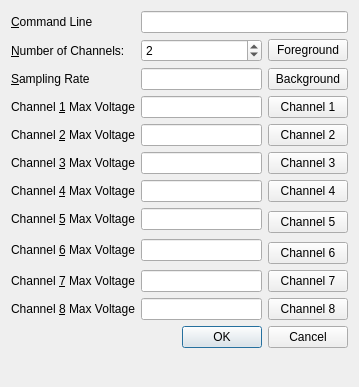
<?xml version="1.0" encoding="UTF-8"?>
<ui version="4.0">
 <class>DAQSettingsDialog</class>
 <widget class="QDialog" name="DAQSettingsDialog">
  <property name="geometry">
   <rect>
    <x>0</x>
    <y>0</y>
    <width>359</width>
    <height>387</height>
   </rect>
  </property>
  <property name="windowTitle">
   <string>DAQ Settings</string>
  </property>
  <layout class="QVBoxLayout">
   <item>
    <layout class="QGridLayout">
     <item row="2" column="0">
      <widget class="QLabel" name="label_10">
       <property name="text">
        <string>&amp;Sampling Rate</string>
       </property>
       <property name="buddy">
        <cstring>samplingRate</cstring>
       </property>
      </widget>
     </item>
     <item row="1" column="1">
      <widget class="QSpinBox" name="numChannels">
       <property name="minimum">
        <number>1</number>
       </property>
       <property name="maximum">
        <number>8</number>
       </property>
       <property name="value">
        <number>2</number>
       </property>
      </widget>
     </item>
     <item row="2" column="1">
      <widget class="QLineEdit" name="samplingRate"/>
     </item>
     <item row="4" column="1">
      <widget class="QLineEdit" name="maxV2"/>
     </item>
     <item row="8" column="1" rowspan="2">
      <widget class="QLineEdit" name="maxV6"/>
     </item>
     <item row="7" column="0">
      <widget class="QLabel" name="label_6">
       <property name="text">
        <string>Channel &amp;5 Max Voltage</string>
       </property>
       <property name="buddy">
        <cstring>maxV5</cstring>
       </property>
      </widget>
     </item>
     <item row="3" column="0">
      <widget class="QLabel" name="label_5">
       <property name="text">
        <string>Channel &amp;1 Max Voltage</string>
       </property>
       <property name="buddy">
        <cstring>maxV1</cstring>
       </property>
      </widget>
     </item>
     <item row="3" column="1">
      <widget class="QLineEdit" name="maxV1"/>
     </item>
     <item row="1" column="0">
      <widget class="QLabel" name="label_1">
       <property name="text">
        <string>&amp;Number of Channels:</string>
       </property>
       <property name="buddy">
        <cstring>numChannels</cstring>
       </property>
      </widget>
     </item>
     <item row="5" column="2">
      <widget class="QPushButton" name="color3">
       <property name="text">
        <string>Channel 3</string>
       </property>
      </widget>
     </item>
     <item row="4" column="2">
      <widget class="QPushButton" name="color2">
       <property name="text">
        <string>Channel 2</string>
       </property>
      </widget>
     </item>
     <item row="11" column="1">
      <widget class="QLineEdit" name="maxV8"/>
     </item>
     <item row="1" column="2">
      <widget class="QPushButton" name="fgColor">
       <property name="text">
        <string>Foreground</string>
       </property>
      </widget>
     </item>
     <item row="8" column="0" rowspan="2">
      <widget class="QLabel" name="label_7">
       <property name="text">
        <string>Channel &amp;6 Max Voltage</string>
       </property>
       <property name="buddy">
        <cstring>maxV6</cstring>
       </property>
      </widget>
     </item>
     <item row="2" column="2">
      <widget class="QPushButton" name="bgColor">
       <property name="text">
        <string>Background</string>
       </property>
      </widget>
     </item>
     <item row="7" column="1">
      <widget class="QLineEdit" name="maxV5"/>
     </item>
     <item row="11" column="0">
      <widget class="QLabel" name="label_9">
       <property name="text">
        <string>Channel &amp;8 Max Voltage</string>
       </property>
       <property name="buddy">
        <cstring>maxV8</cstring>
       </property>
      </widget>
     </item>
     <item row="10" column="1">
      <widget class="QLineEdit" name="maxV7"/>
     </item>
     <item row="4" column="0">
      <widget class="QLabel" name="label_2">
       <property name="text">
        <string>Channel &amp;2 Max Voltage</string>
       </property>
       <property name="buddy">
        <cstring>maxV2</cstring>
       </property>
      </widget>
     </item>
     <item row="3" column="2">
      <widget class="QPushButton" name="color1">
       <property name="text">
        <string>Channel 1</string>
       </property>
      </widget>
     </item>
     <item row="6" column="0">
      <widget class="QLabel" name="label_4">
       <property name="text">
        <string>Channel &amp;4 Max Voltage</string>
       </property>
       <property name="buddy">
        <cstring>maxV4</cstring>
       </property>
      </widget>
     </item>
     <item row="10" column="0">
      <widget class="QLabel" name="label_8">
       <property name="text">
        <string>Channel &amp;7 Max Voltage</string>
       </property>
       <property name="buddy">
        <cstring>maxV7</cstring>
       </property>
      </widget>
     </item>
     <item row="5" column="1">
      <widget class="QLineEdit" name="maxV3"/>
     </item>
     <item row="6" column="2">
      <widget class="QPushButton" name="color4">
       <property name="text">
        <string>Channel 4</string>
       </property>
      </widget>
     </item>
     <item row="6" column="1">
      <widget class="QLineEdit" name="maxV4"/>
     </item>
     <item row="5" column="0">
      <widget class="QLabel" name="label_3">
       <property name="text">
        <string>Channel &amp;3 Max Voltage</string>
       </property>
       <property name="buddy">
        <cstring>maxV3</cstring>
       </property>
      </widget>
     </item>
     <item row="7" column="2" rowspan="2">
      <widget class="QPushButton" name="color5">
       <property name="text">
        <string>Channel 5</string>
       </property>
      </widget>
     </item>
     <item row="9" column="2">
      <widget class="QPushButton" name="color6">
       <property name="text">
        <string>Channel 6</string>
       </property>
      </widget>
     </item>
     <item row="10" column="2">
      <widget class="QPushButton" name="color7">
       <property name="text">
        <string>Channel 7</string>
       </property>
      </widget>
     </item>
     <item row="11" column="2">
      <widget class="QPushButton" name="color8">
       <property name="text">
        <string>Channel 8</string>
       </property>
      </widget>
     </item>
     <item row="0" column="0">
      <widget class="QLabel" name="labelCmdLine">
       <property name="text">
        <string>&amp;Command Line</string>
       </property>
       <property name="buddy">
        <cstring>cmdLine</cstring>
       </property>
      </widget>
     </item>
     <item row="0" column="1" colspan="2">
      <widget class="QLineEdit" name="cmdLine"/>
     </item>
    </layout>
   </item>
   <item>
    <layout class="QHBoxLayout">
     <item>
      <spacer>
       <property name="orientation">
        <enum>Qt::Horizontal</enum>
       </property>
       <property name="sizeHint" stdset="0">
        <size>
         <width>40</width>
         <height>20</height>
        </size>
       </property>
      </spacer>
     </item>
     <item>
      <widget class="QPushButton" name="okButton">
       <property name="text">
        <string>OK</string>
       </property>
       <property name="default">
        <bool>true</bool>
       </property>
      </widget>
     </item>
     <item>
      <widget class="QPushButton" name="cancelButton">
       <property name="text">
        <string>Cancel</string>
       </property>
      </widget>
     </item>
    </layout>
   </item>
   <item>
    <spacer>
     <property name="orientation">
      <enum>Qt::Vertical</enum>
     </property>
     <property name="sizeHint" stdset="0">
      <size>
       <width>20</width>
       <height>40</height>
      </size>
     </property>
    </spacer>
   </item>
  </layout>
 </widget>
 <tabstops>
  <tabstop>numChannels</tabstop>
  <tabstop>fgColor</tabstop>
  <tabstop>samplingRate</tabstop>
  <tabstop>bgColor</tabstop>
  <tabstop>maxV1</tabstop>
  <tabstop>color1</tabstop>
  <tabstop>maxV2</tabstop>
  <tabstop>color2</tabstop>
  <tabstop>maxV3</tabstop>
  <tabstop>color3</tabstop>
  <tabstop>maxV4</tabstop>
  <tabstop>color4</tabstop>
  <tabstop>maxV5</tabstop>
  <tabstop>color5</tabstop>
  <tabstop>maxV6</tabstop>
  <tabstop>color6</tabstop>
  <tabstop>maxV7</tabstop>
  <tabstop>color7</tabstop>
  <tabstop>maxV8</tabstop>
  <tabstop>color8</tabstop>
  <tabstop>okButton</tabstop>
  <tabstop>cancelButton</tabstop>
 </tabstops>
 <resources/>
 <connections/>
</ui>
